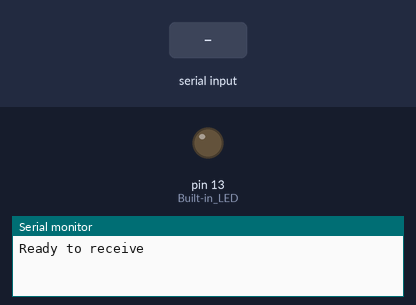
Recording of a sketch running on a simulated Arduino Uno, built with avr-gcc and run on an emulated ATmega328P. On the bench: output pins drawn as LEDs (lit = HIGH), the last lines printed to the serial monitor. Inputs (shaded band) come from the test bench.

Above: at 1.2 s.
1.3 s: "on\n" received over Serial
At 1.8 s:
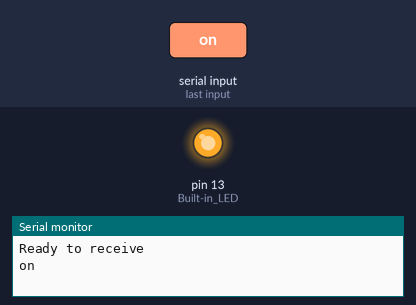
2.8 s: "off\n" received over Serial
At 4.2 s:
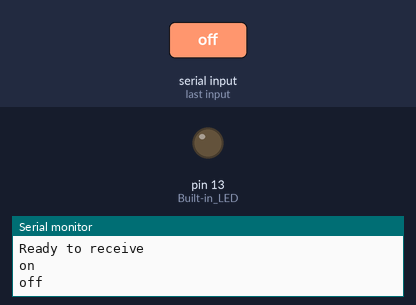
Timing chart, 0 to 5.8 s (numbered marks = the images above; inputs shaded):
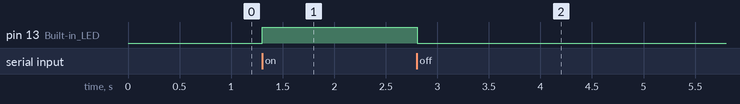

Measured:
- after the input at 1.3 s, pin 13 (Built-in_LED): LOW → HIGH at once
- after the input at 2.8 s, pin 13 (Built-in_LED): HIGH → LOW at once

The sketch:

ARDUINO_LED_control_basic.ino
```cpp
char buffer[20];
int bufferIndex = 0;

void setup() {
  Serial.begin(9600); // UART and monitor
  pinMode(LED_BUILTIN, OUTPUT); // Built-in LED
  Serial.println("Ready to receive");
  Serial.flush();
}

void loop() {
  if (Serial.available()) {
    char inChar = Serial.read();
    if (inChar == '\n') {
      buffer[bufferIndex] = '\0';

        // Remove trailing \r if present
      if (bufferIndex > 0 && buffer[bufferIndex - 1] == '\r') {
      buffer[--bufferIndex] = '\0';
      }

      // Handle command
      if (strcmp(buffer, "on") == 0) {
        digitalWrite(LED_BUILTIN, HIGH);
      } else if (strcmp(buffer, "off") == 0) {
        digitalWrite(LED_BUILTIN, LOW);
      }

      // Send confirmation back
      Serial.print(buffer);
      Serial.println();
      Serial.flush();
      bufferIndex = 0;
    } else if (bufferIndex < sizeof(buffer) - 1) {
      buffer[bufferIndex++] = inChar;
    }
  }
}
```
